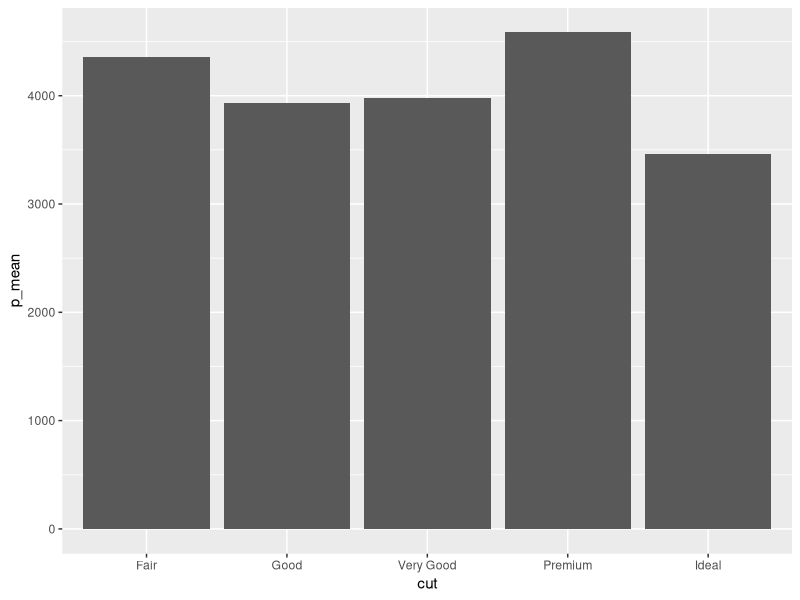
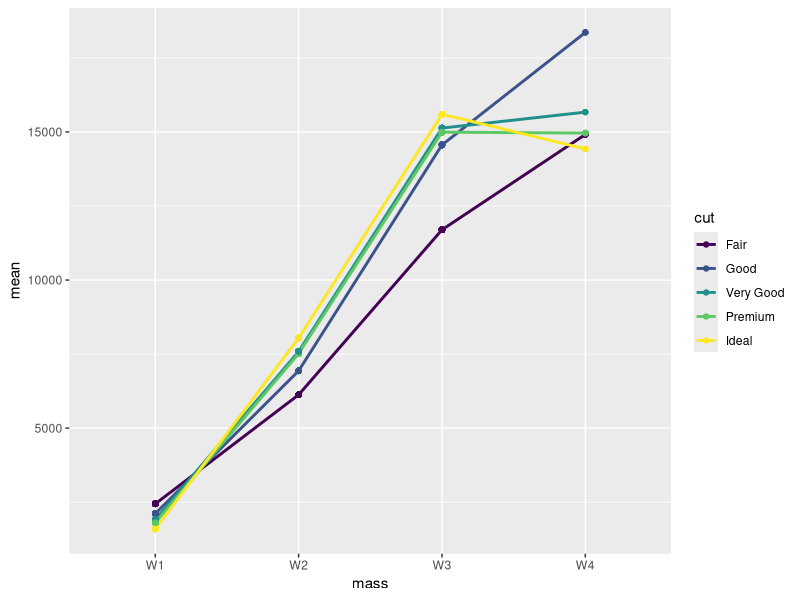
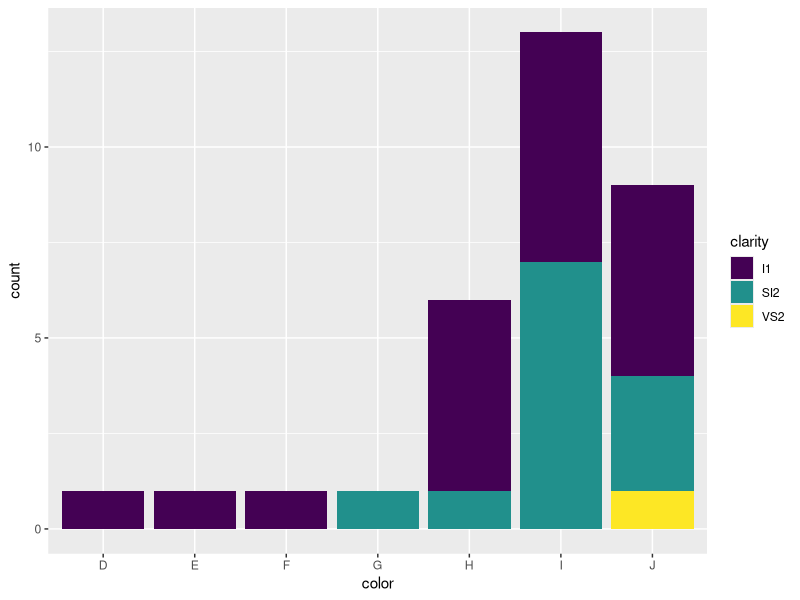

Here is the R script that generated these plots, in order:
library(ggplot2)
library(dplyr)
cut_price <- diamonds %>%
	group_by(cut) %>%
	summarise(p_mean = mean(price))
cut_price

ggplot(data = cut_price, aes(x = cut, y=p_mean)) + geom_col ()

dia <- diamonds %>%
	mutate(mass = ifelse(carat <=1, "W1",
		ifelse(carat <= 2, "W2",
			ifelse(carat <= 3, "W3", "W4"))))
head(dia, 3)

dia_price <- dia %>%
	select(cut, price, mass) %>%
	group_by(mass, cut) %>%
	mutate(mean = mean(price))
head(dia_price, 3)

ggplot(data = dia_price, aes(x = mass, y = mean, group = cut, color = cut)) +
geom_line(size = 1) + geom_point()

dia_3 <- diamonds %>%
	filter(carat > 3)
dia_3

ggplot(data = dia_3, aes(x = color, fill = clarity)) + geom_bar()